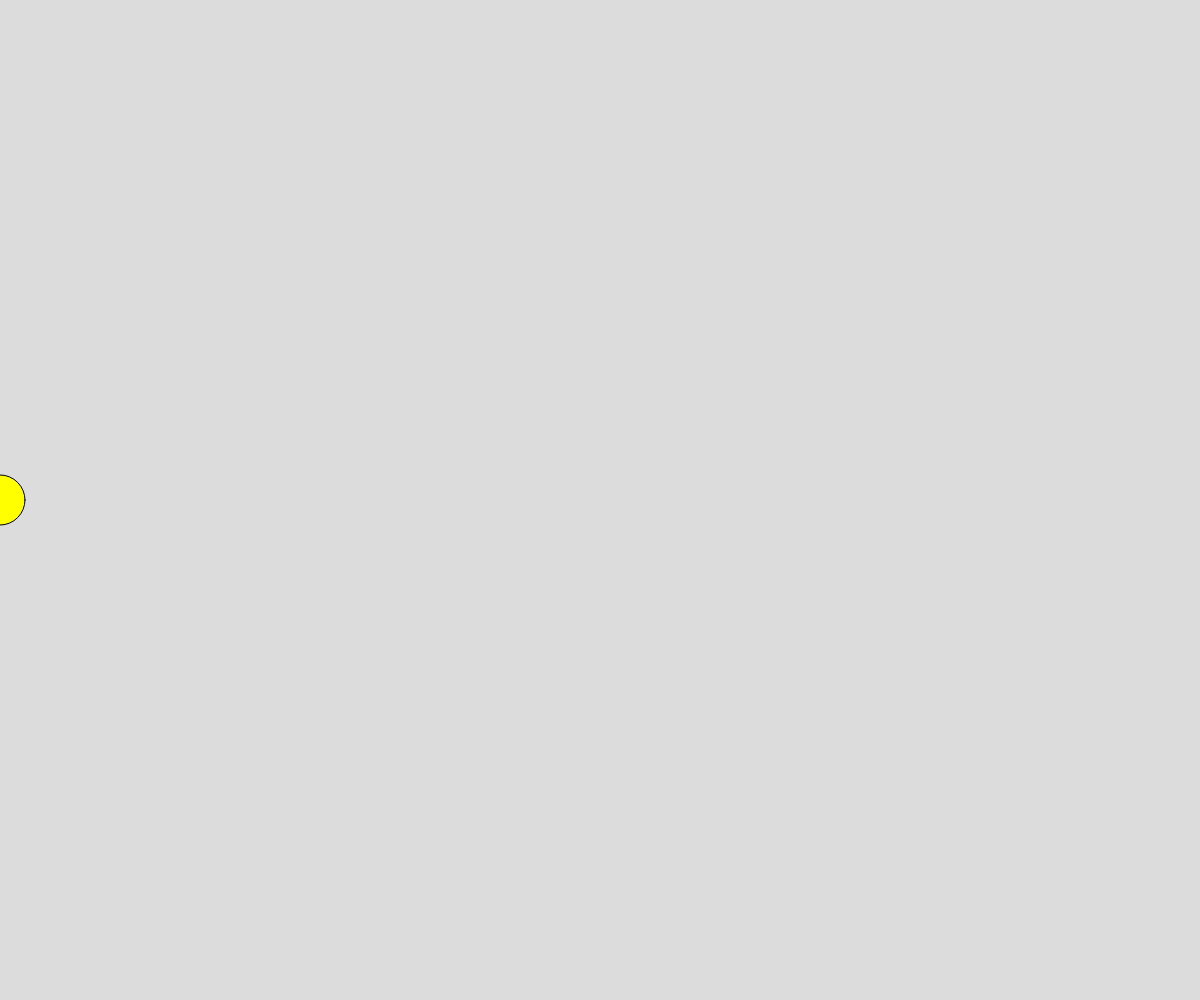
Frame 1 (no input)
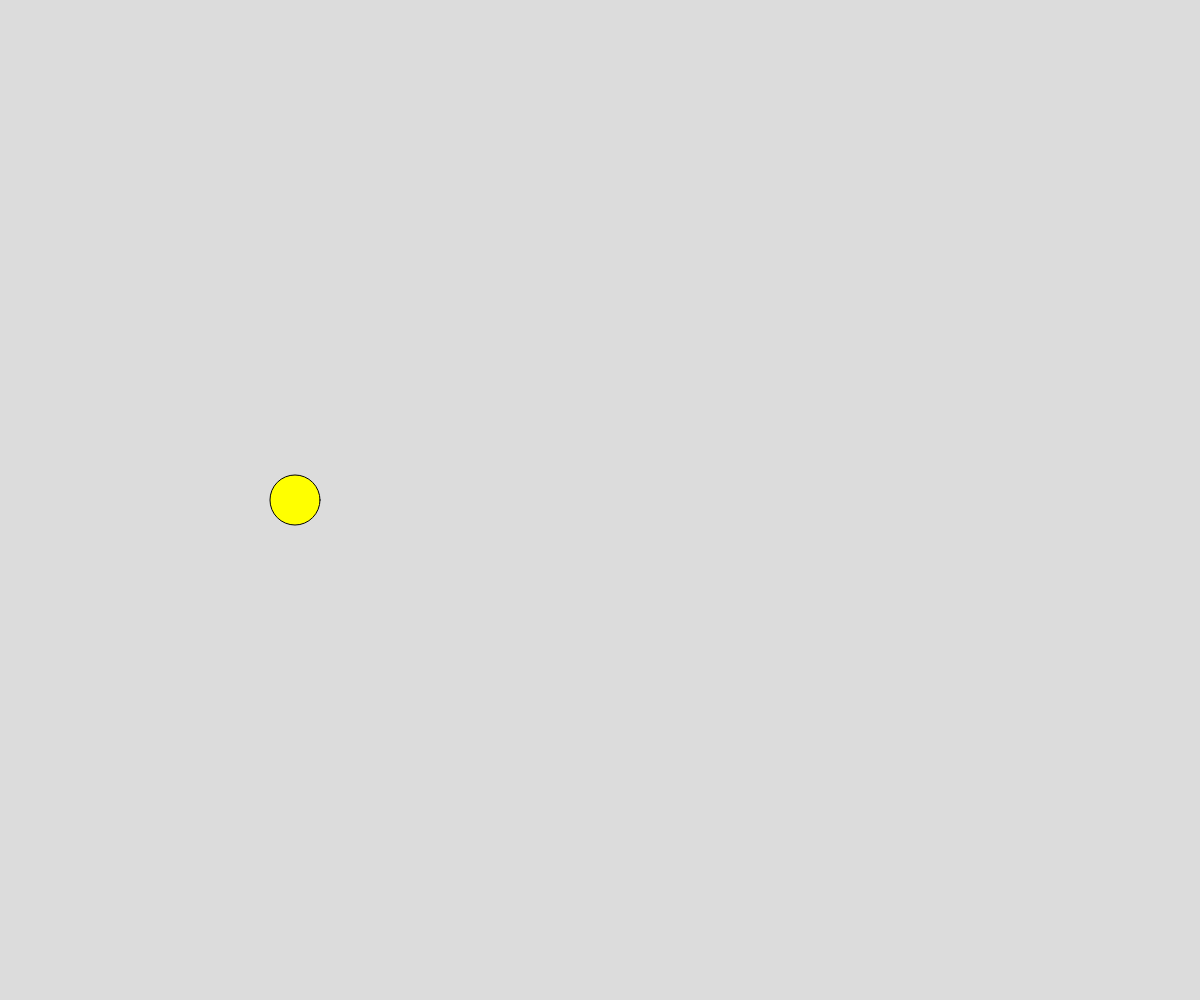
Frame 60 (no input)
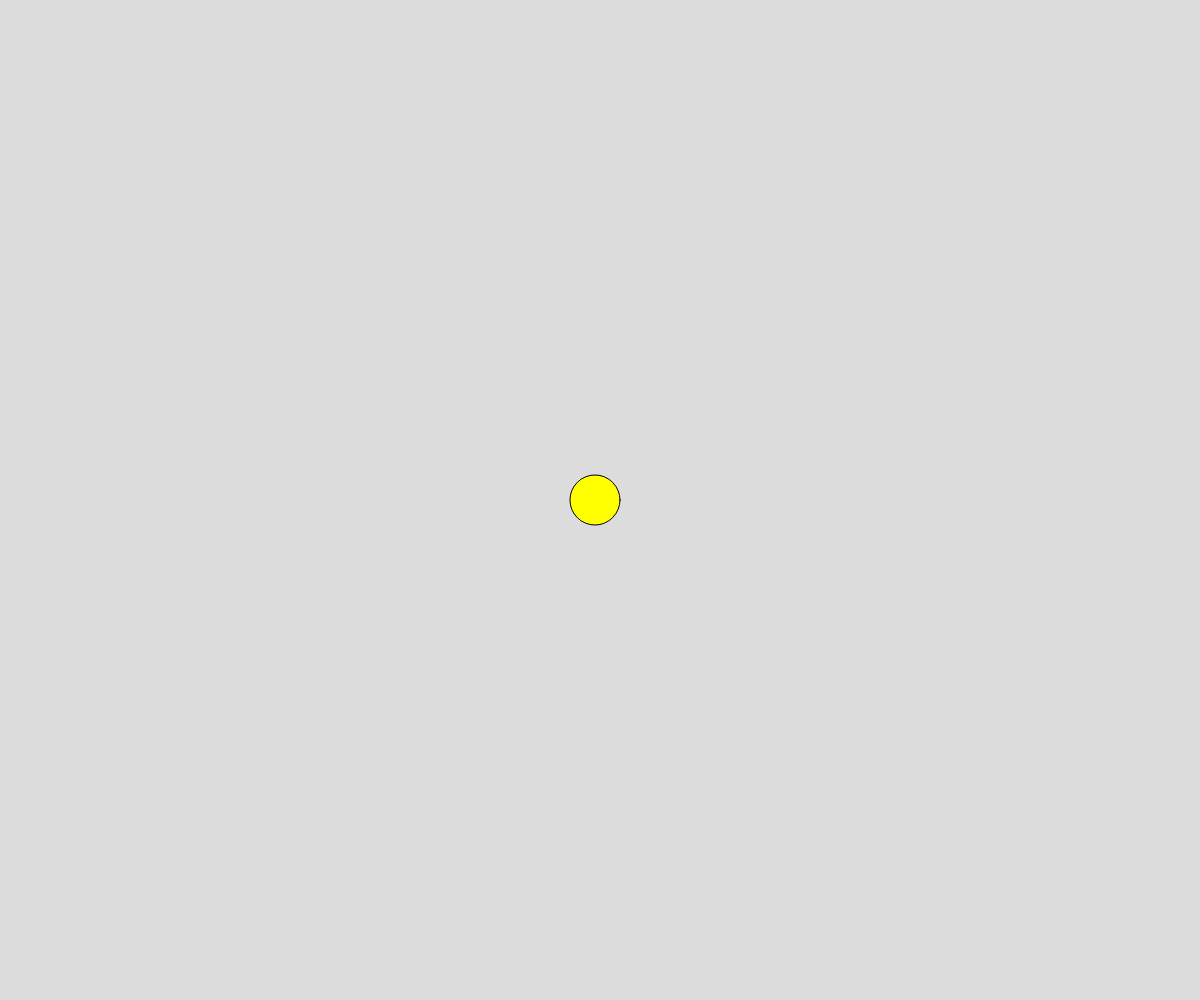
Frame 120 (the mouse pressed at the canvas centre since frame 60)

The p5.js sketch that drew these frames (run headless with seeded random() and noise() and a simulated clock; from frame 60 on, the mouse is pressed at the canvas centre):

// p5.js sketch
// ── sketch.js
let x = 0;

function setup() {
  createCanvas(windowWidth, windowHeight);
}

function draw() {
  background(220);
  fill(255, 255, 0)
  circle(x, height / 2, 50)
  
  if (x < width) {
    x += 5;
  } else {
    x = 0;
  }
}

function windowResized() {
  resizeCanvas(windowWidth, windowHeight);
}
